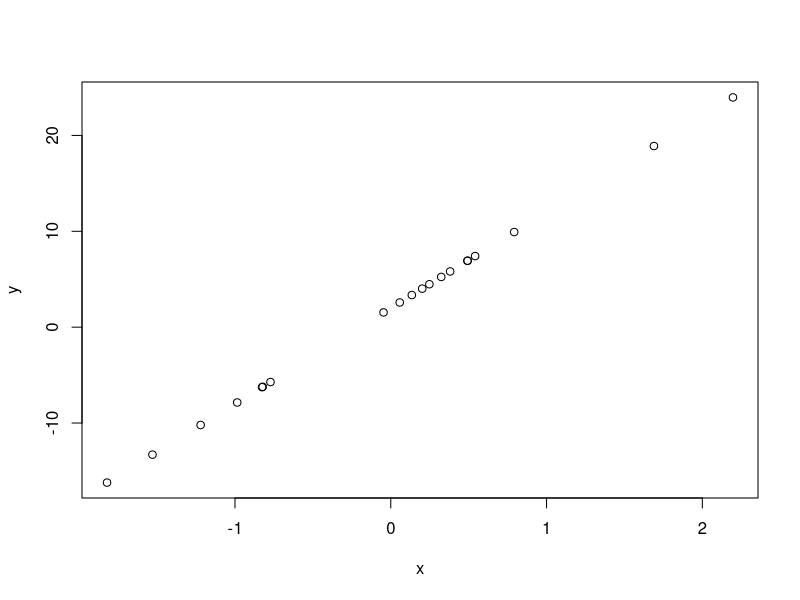
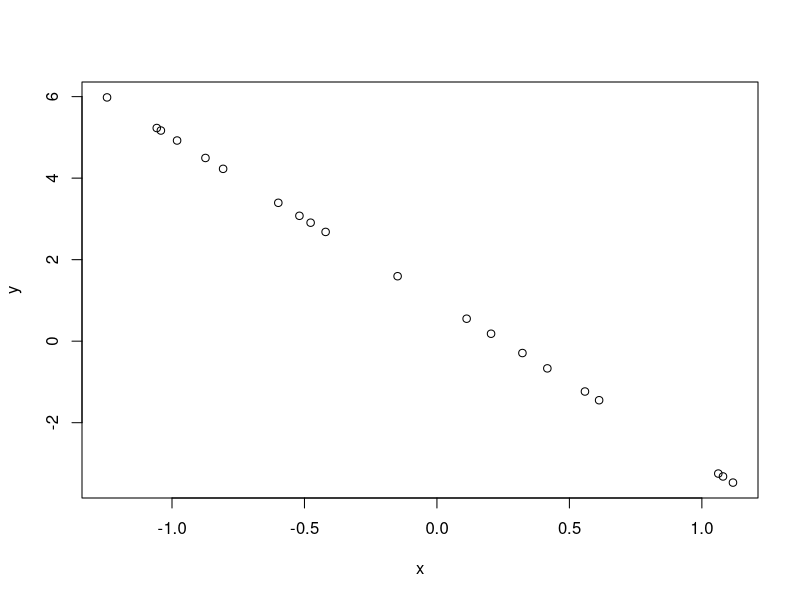
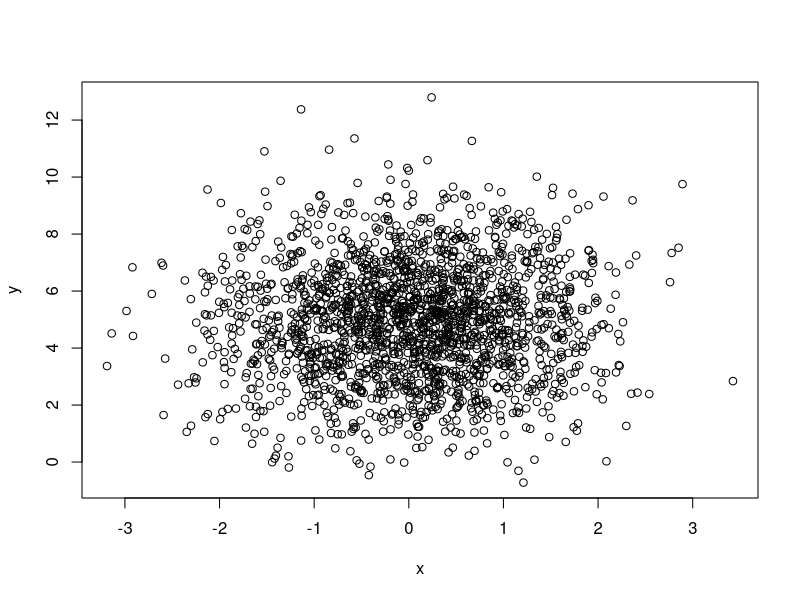

The R source for these figures, in order:
## PDU
## Zadanie 3.3

x <- rnorm(20, 0, 1); y <- 10*x+2
plot(x, y) # funkcja rysuje wykres par (x[1], y[1]), (x[2], y[2]), ..., (x[n], y[n])
x <- rnorm(20, 0, 1); y <- -4*x+1
plot(x, y)
x <- rnorm(2000, 0, 1); y <- rnorm(2000, 5, 2)
plot(x, y)

x <- rnorm(20, 0, 1); y <- 10*x+2

# zob. tez wyniki dla ponizszych wektorow
# x <- rnorm(20, 0, 1); y <- -4*x+1
# x <- rnorm(2000, 0, 1); y <- rnorm(2000, 5, 2)

# rank(x) - rank(x) # od elementÃ³w i-tej rangi wektora odejmujemy i-tÄ rangÄ wektora y
# sum((rank(x) - rank(x))^2) 
# dzielimy przez n*(n^2-1), gdzie n = length(x)
# otrzymany wynik pomnoÅ¼ony przez 6 odejmujemy od 1 
# ostatecznie:
?rank
1 - 6 * sum((rank(x)-rank(y))^2) / ((length(x)^2 - 1)*length(x))

# por:
cor(x, y, method="spearman")
x
rank(x)